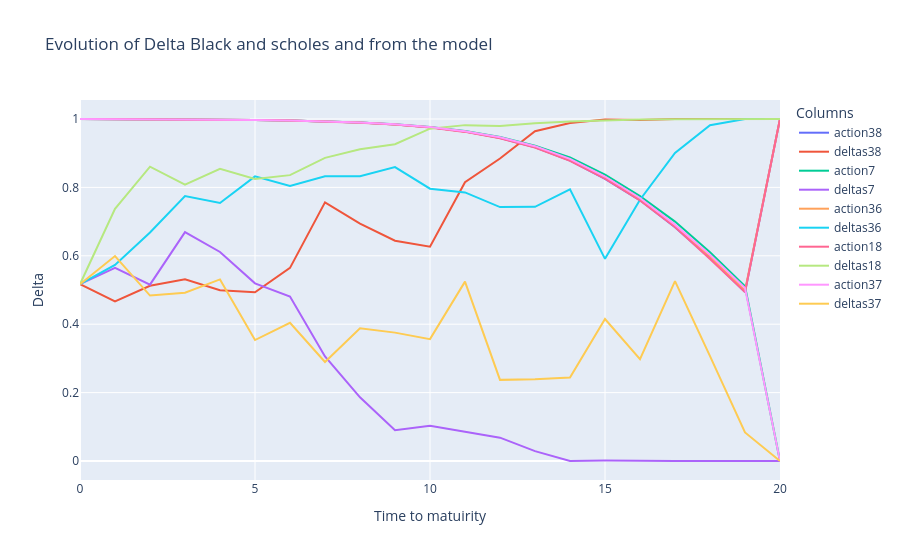

Here is the notebook cell this chart was saved with:
### Code cell
fig = go.Figure()
# Add traces for each column
for column in actions.columns[values]:
    fig.add_trace(go.Scatter(x=actions.index, y=actions[column], mode='lines', name=f"action{column}"))
    fig.add_trace(go.Scatter(x=deltas.index, y=deltas[column], mode='lines', name=f"deltas{column}"))

# Update layout
fig.update_layout(
    title='Evolution of Delta Black and scholes and from the model',
    xaxis_title='Time to matuirity',
    yaxis_title='Delta',
    template='plotly',
    legend=dict(title='Columns'),
)

# Show the plot
fig.show()

### Figure 1 — Plotly figure (JSON) as saved in the notebook; plotly's stock layout.template omitted (floating-point values rounded to 4 significant figures)
{"data": [{"mode": "lines", "name": "action38", "type": "scatter", "x": [0, 1, 2, 3, 4, 5, 6, 7, 8, 9, 10, 11, 12, 13, 14, 15, 16, 17, 18, 19, 20], "y": [0.9997, 0.9995, 0.9992, 0.9988, 0.9981, 0.9971, 0.9956, 0.9931, 0.9895, 0.9841, 0.976, 0.9633, 0.9446, 0.9171, 0.8783, 0.8249, 0.7622, 0.6834, 0.5932, 0.494, 1]}, {"mode": "lines", "name": "deltas38", "type": "scatter", "x": [0, 1, 2, 3, 4, 5, 6, 7, 8, 9, 10, 11, 12, 13, 14, 15, 16, 17, 18, 19, 20], "y": [0.5169, 0.4668, 0.5125, 0.5315, 0.4996, 0.4932, 0.5648, 0.7563, 0.6939, 0.644, 0.6265, 0.8152, 0.8844, 0.9643, 0.9882, 0.9986, 0.9974, 0.9999, 1.0, 1.0, 1]}, {"mode": "lines", "name": "action7", "type": "scatter", "x": [0, 1, 2, 3, 4, 5, 6, 7, 8, 9, 10, 11, 12, 13, 14, 15, 16, 17, 18, 19, 20], "y": [0.9997, 0.9995, 0.9992, 0.9987, 0.9981, 0.9971, 0.9956, 0.9933, 0.9899, 0.9847, 0.9767, 0.9648, 0.9472, 0.922, 0.8877, 0.8373, 0.7746, 0.6999, 0.6105, 0.5108, 0]}, {"mode": "lines", "name": "deltas7", "type": "scatter", "x": [0, 1, 2, 3, 4, 5, 6, 7, 8, 9, 10, 11, 12, 13, 14, 15, 16, 17, 18, 19, 20], "y": [0.5169, 0.5644, 0.5158, 0.6693, 0.6111, 0.5195, 0.4806, 0.3057, 0.1862, 0.08974, 0.1029, 0.08651, 0.06825, 0.02873, 0.0003384, 0.001281, 9.905e-05, 1.417e-06, 3.798e-06, 1.311e-07, 0]}, {"mode": "lines", "name": "action36", "type": "scatter", "x": [0, 1, 2, 3, 4, 5, 6, 7, 8, 9, 10, 11, 12, 13, 14, 15, 16, 17, 18, 19, 20], "y": [0.9997, 0.9995, 0.9992, 0.9987, 0.9981, 0.997, 0.9955, 0.9931, 0.9894, 0.9839, 0.9757, 0.9633, 0.9452, 0.9187, 0.881, 0.831, 0.7665, 0.6886, 0.5978, 0.4978, 1]}, {"mode": "lines", "name": "deltas36", "type": "scatter", "x": [0, 1, 2, 3, 4, 5, 6, 7, 8, 9, 10, 11, 12, 13, 14, 15, 16, 17, 18, 19, 20], "y": [0.5169, 0.5735, 0.668, 0.7749, 0.7544, 0.8322, 0.8045, 0.8328, 0.8326, 0.8595, 0.7963, 0.7854, 0.7425, 0.7432, 0.7943, 0.5911, 0.7639, 0.9009, 0.9818, 0.9999, 1]}, {"mode": "lines", "name": "action18", "type": "scatter", "x": [0, 1, 2, 3, 4, 5, 6, 7, 8, 9, 10, 11, 12, 13, 14, 15, 16, 17, 18, 19, 20], "y": [0.9997, 0.9995, 0.9992, 0.9987, 0.9981, 0.997, 0.9955, 0.993, 0.9893, 0.9837, 0.9751, 0.9623, 0.9437, 0.9164, 0.8779, 0.8255, 0.7618, 0.6842, 0.5908, 0.4937, 1]}, {"mode": "lines", "name": "deltas18", "type": "scatter", "x": [0, 1, 2, 3, 4, 5, 6, 7, 8, 9, 10, 11, 12, 13, 14, 15, 16, 17, 18, 19, 20], "y": [0.5169, 0.7375, 0.8606, 0.8078, 0.8541, 0.8244, 0.8358, 0.8863, 0.9115, 0.9262, 0.9717, 0.9821, 0.9792, 0.9873, 0.9924, 0.9963, 0.9984, 0.9996, 1.0, 1.0, 1]}, {"mode": "lines", "name": "action37", "type": "scatter", "x": [0, 1, 2, 3, 4, 5, 6, 7, 8, 9, 10, 11, 12, 13, 14, 15, 16, 17, 18, 19, 20], "y": [0.9997, 0.9995, 0.9992, 0.9988, 0.9981, 0.9971, 0.9956, 0.9933, 0.9897, 0.9844, 0.9763, 0.9639, 0.9465, 0.9205, 0.8836, 0.8319, 0.7689, 0.6911, 0.6032, 0.5056, 0]}, {"mode": "lines", "name": "deltas37", "type": "scatter", "x": [0, 1, 2, 3, 4, 5, 6, 7, 8, 9, 10, 11, 12, 13, 14, 15, 16, 17, 18, 19, 20], "y": [0.5169, 0.5992, 0.4838, 0.4921, 0.5309, 0.3537, 0.4041, 0.2894, 0.3878, 0.3754, 0.3564, 0.5245, 0.2372, 0.2392, 0.2441, 0.4151, 0.2979, 0.526, 0.3066, 0.08335, 0]}], "layout": {"legend": {"title": {"text": "Columns"}}, "title": {"text": "Evolution of Delta Black and scholes and from the model"}, "xaxis": {"title": {"text": "Time to matuirity"}}, "yaxis": {"title": {"text": "Delta"}}}}
